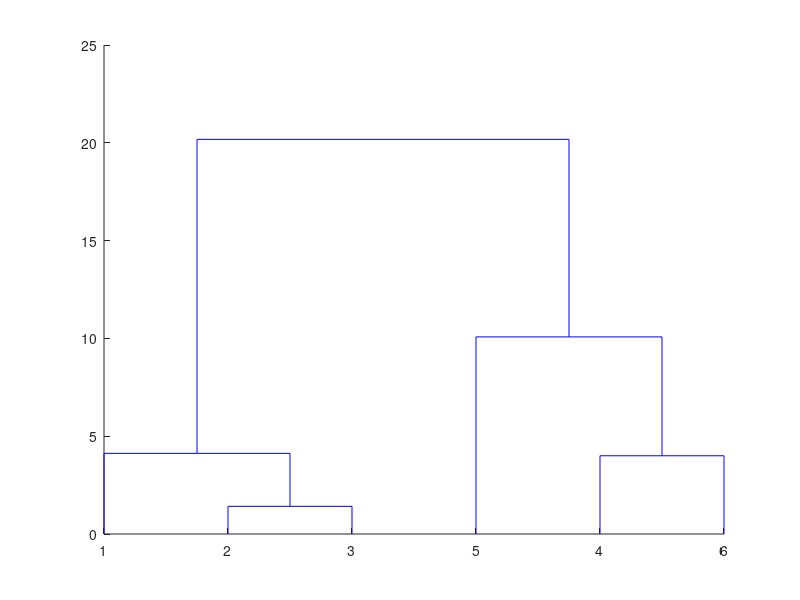

The MATLAB source for this figure:
%% Agglomerative clustering
clc;
%% Input Parameters
fprintf('#################################')
fprintf(' Input Parameters ');
fprintf('#################################')
% Input matrix given as below. where rows correspond to samples and
% columns correspond to dimensions. for e.g. (x1,x2) and (x3,x4) can be
% written as 
% X = [x1 x3
%     x2 x4]
X = [-1 1 0 4 5 4
    3 2 1 0 4 2]

%% Calculate Proximity Matrix
prox = [];
for i = 1:size(X,2)
    for j = 1:size(X,2)
        prox(i,j) = norm((X(:,i)-X(:,j)).^2);
    end
end
prox

%% Calculate linkage
%     Z = linkage(X,METHOD) creates a hierarchical cluster tree using the
%     the specified algorithm. The available methods are:
%  
%        'single'    --- nearest distance (default)
%        'complete'  --- furthest distance
%        'average'   --- unweighted average distance (UPGMA) (also known as
%                        group average)
%        'weighted'  --- weighted average distance (WPGMA)
%        'centroid'  --- unweighted center of mass distance (UPGMC)
%        'median'    --- weighted center of mass distance (WPGMC)
%        'ward'      --- inner squared distance (min variance algorithm)
%  
Y = squareform(prox);
Z = linkage(Y,'average')
dendrogram(Z)